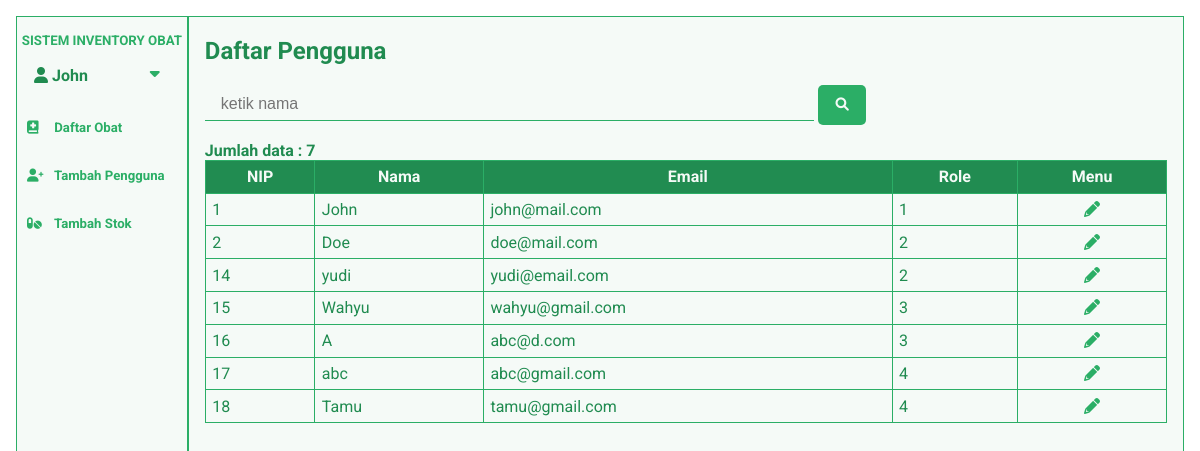
The page /pages/daftar_pengguna.php (signed in) on the database its author committed.
### tables this page shows
CREATE TABLE `pengguna` (
  `nip` int(11) NOT NULL,
  `nama_pengguna` varchar(50) NOT NULL,
  `email` varchar(50) NOT NULL,
  `password` varchar(100) NOT NULL,
  `role` int(11) NOT NULL
);

### pages/daftar_pengguna.php (the view, shortened to what this page needs)
<?php
include_once('../config.php');
$keyword = "";
$query = "SELECT * FROM pengguna ORDER BY `pengguna`.`nip` asc";
if (isset($_POST['cari'])) {
    $keyword = htmlentities(strip_tags($_POST['keyword']));
    if (strlen($keyword) <= 0) {
        $info_msg = "Masukkan kata kunci";
    }
    else if ($keyword > 0) {
        $keyword = mysqli_real_escape_string($connection, $keyword);
        $query = "SELECT * FROM pengguna where nama_pengguna LIKE '%$keyword%'";
        $info_msg = "Menampilkan hasil pencarian : " . $keyword;
    }
} else {
    $keyword = '';
}
$pengguna = mysqli_query($connection, $query);
$jumlahData = mysqli_num_rows($pengguna);
$keyword = mysqli_real_escape_string($connection, $keyword);
?>
<!DOCTYPE html>
<html lang="en">
<head>
    <link rel="stylesheet" href="https://cdnjs.cloudflare.com/ajax/libs/font-awesome/6.0.0/css/all.min.css" />
    <link rel="stylesheet" href="style/daftar_obat.css?v=<?php echo time() ?>" />
</head>
<body>
    <div class="container">
        <?php
        include('../component/navigation.php')
        ?>
        <div class="content" onclick=closeAkun()>
            <h2>Daftar Pengguna</h2>
            <form action="daftar_pengguna.php" method="POST">
                <div class="cari">
                    <input type="text" class="keyword" name="keyword" placeholder="ketik nama" value="<?php echo $keyword ?>">
                    <button name="cari">
                        <i class="fa fa-search" aria-hidden="true"></i>
                    </button>
                </div>
            </form>
            <?php
            if ($jumlahData) {
                echo " <div class='jumlah'> <strong> Jumlah data : $jumlahData</strong></div>";
            }
            ?>
            <div class="data">
                <table border="1">
                    <thead>
                        <tr>
                            <th>NIP</th>
                            <th>Nama</th>
                            <th>Email </th>
                            <th>Role</th>
                            <?php
                            if ($_SESSION['role'] <= 2) {
                                echo " <th>Menu</th>";
                            }
                            ?>
                        </tr>
                    </thead>
                    <tbody>
                        <?php
                        while ($data_pengguna = mysqli_fetch_array($pengguna)) {
                            echo "<tr>";
                            echo "<td>" . $data_pengguna['nip'] . "</td>";
                            echo "<td>" . $data_pengguna['nama_pengguna'] . "</td>";
                            echo "<td>" . $data_pengguna['email'] . "</td>";
                            echo "<td>" . $data_pengguna['role'] . "</td>";
                            if ($_SESSION['role'] <= 2) {
                                echo    "<td class='menu'> ";
                                echo "<a href='../pages/edit_pengguna.php?id=$data_pengguna[nip]' disabled><i class='fa-solid fa-pencil'></i></a>";
                                echo "</td>";
                            }
                            echo "</tr>";
                        }
                        ?>
                    </tbody>
                </table>
            </div>
        </div>
    </div>
</body>
</html>

### component/navigation.php (shortened to what this page needs)
<?php
include_once('../config.php');
$nip = $_SESSION['nip'];
$user = mysqli_query($connection, "SELECT *FROM pengguna where nip=$nip");
while ($data_user = mysqli_fetch_array($user)) {
  $nama = $data_user['nama_pengguna'];
}
?>
<!DOCTYPE html>
<html lang="en">
<head>
  <link rel="stylesheet" href="https://cdnjs.cloudflare.com/ajax/libs/font-awesome/6.0.0/css/all.min.css" />
</head>
<body>
  <div class="navigation">
    <nav class="desktop">
      <div class="info-desktop">
        <div class="judul">
          <h5>SISTEM INVENTORY OBAT</h5>
        </div>
        <div id="info-desktop">
          <div class="user">
            <a href="../pages/akun.php" class="name-user">
              <i class="fa fa-user" title="akun"></i> <?php echo substr($nama, 0, 14)  ?>
            </a>
            <a id="showDesktopMenu" onclick=showLogoutMenuDesktop()> <i class="fas fa-caret-down"></i> </a>
          </div>
        </div>
        <ul>
          <li>
            <a href="../pages/daftar_obat.php?keyword=&halaman=1">
              <i class="fa-solid fa-book-medical"></i> Daftar Obat</a>
          </li>
          <?php if ($_SESSION['role'] == 1) echo '
               <li>
            <a href="../pages/tambah_pengguna.php"><i class="fas fa-user-plus"></i> Tambah Pengguna</a>
            </li>
            ';
          ?>
          <?php
          if ($_SESSION['role'] <= 2) {
            echo '
              <li>
            <a href="../pages/tambah_stok_obat.php">
              <i class="fas fa-pills"></i> Tambah Stok</a>
              </li>';
          }
          ?>
        </ul>
    </nav>
  </div>
</body>
</html>

### pages/style/daftar_obat.css (style rules this page uses)
:root { --green: #2bae66ff; --darkGreen: rgb(33, 140, 81); --softWhite: rgb(245, 250, 247); --white: white; --fontHead: "Roboto", sans-serif; --fontColor: rgb(32, 139, 80); }
body { margin: 0; padding: 0; font-family: "Roboto", sans-serif; background-color: white; height: 100%; font-size: 100%; }
.container { margin: 1rem 1rem auto; display: flex; border: 1px solid var(--green); width: auto; height: 95vh; overflow: hidden; }
h5 { margin: 0; padding: 0; }
.navigation { display: flex; flex-direction: column; background-color: var(--softWhite); flex-grow: 1; width: 15vw; }
.info-desktop { background-color: var(--softWhite); text-align: center; position: sticky; top: 1rem; color: var(--green); font-weight: bolder; }
ul { padding: 0; list-style: none; overflow: hidden; }
nav ul li { text-decoration: none; text-align: center; display: flex; flex-direction: column; width: 100%; height: 3rem; }
nav li a { text-decoration: none; line-height: 3rem; font-size: 1.1vw; text-align: left; padding: 0 10px; color: var(--green); }
nav ul li i { width: 1.5rem; }
.content { background-color: var(--softWhite); flex-grow: 1; border-left: 2px solid var(--green); width: 85vw; padding-bottom: 1rem; padding: 0 1rem 0rem 1rem; color: var(--fontColor); }
.data { overflow: auto; margin-bottom: 1rem; height: 60vh; }
.cari { margin-bottom: 1rem; width: auto; }
.cari button { background-color: var(--green); color: var(--softWhite); border: none; cursor: pointer; padding: 0.2rem; border-radius: 5px; width: 3rem; height: 2.5rem; }
.cari input[type="text"] { border: none; background-color: var(--softWhite); border-bottom: 1px solid var(--green); outline: none; padding: 0 1rem; width: 60%; place-content: center; height: 2rem; line-height: 3rem; font-size: 1rem; color: var(--green); }
table { border-collapse: collapse; border-spacing: 0; border: 1px solid var(--green); width: 100%; }
th, td { padding: 0.4rem; }
th { background-color: var(--darkGreen); color: var(--softWhite); }
.menu { text-align: center; }
.menu a { margin: 0 5px; height: 1rem; width: 1rem; color: var(--green); }

### component/navigation.php (style rules this page uses)
#info-desktop { text-align: left; margin-top: 1rem; padding: 0 10%; }
#info-desktop a { text-decoration: none; }
.user { display: flex; flex-direction: row; justify-content: space-between; }
.name-user { line-height: 1rem; font-size: 1rem; color: var(--fontColor); line-height: 1.5rem; }
#showDesktopMenu, #closeDesktopMenu { padding: 0 10px; }
#showDesktopMenu { display: block; }

### rows shown on the page
pengguna: nama_pengguna "John", nip "1", email "john@mail.com", role "1"
pengguna: nip "2", nama_pengguna "Doe", email "doe@mail.com", role "2"
pengguna: nip "14", nama_pengguna "yudi", email "yudi@email.com", role "2"
pengguna: nip "15", nama_pengguna "Wahyu", email "wahyu@gmail.com", role "3"
pengguna: nip "16", nama_pengguna "A", email "abc@d.com", role "3"
pengguna: nip "17", nama_pengguna "abc", email "abc@gmail.com", role "4"
pengguna: nip "18", nama_pengguna "Tamu", email "tamu@gmail.com", role "4"

### other values the page prints
$jumlahData "7"
